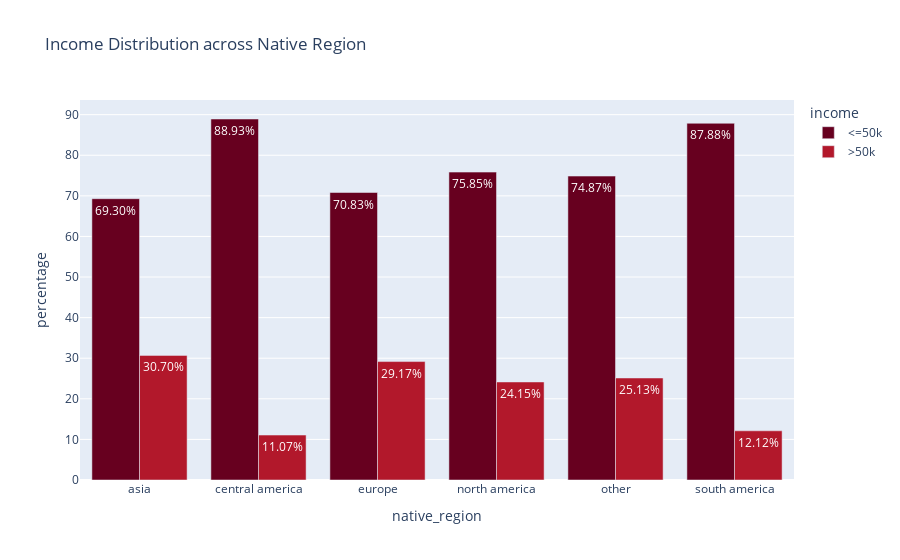

Here is the notebook cell this chart was saved with:
### Code cell
fig = px.bar(
    adult_df_income_native_region,
    x = 'native_region',
    y = 'percentage',
    color = 'income',
    title='Income Distribution across Native Region ',
    barmode='group',
    color_discrete_sequence=px.colors.sequential.RdBu,
    text='percentage'
)
fig.update_traces(texttemplate = '%{text:.2f}%')
fig.show()

### Figure 1 — Plotly figure (JSON) as saved in the notebook; plotly's stock layout.template omitted (floating-point values rounded to 4 significant figures)
{"data": [{"alignmentgroup": "True", "hovertemplate": "income=<=50k<br>native_region=%{x}<br>percentage=%{text}<extra></extra>", "legendgroup": "<=50k", "marker": {"color": "rgb(103,0,31)", "pattern": {"shape": ""}}, "name": "<=50k", "offsetgroup": "<=50k", "orientation": "v", "showlegend": true, "text": [69.3, 88.93, 70.83, 75.85, 74.87, 87.88], "textposition": "auto", "texttemplate": "%{text:.2f}%", "type": "bar", "x": ["asia", "central america", "europe", "north america", "other", "south america"], "xaxis": "x", "y": [69.3, 88.93, 70.83, 75.85, 74.87, 87.88], "yaxis": "y"}, {"alignmentgroup": "True", "hovertemplate": "income=>50k<br>native_region=%{x}<br>percentage=%{text}<extra></extra>", "legendgroup": ">50k", "marker": {"color": "rgb(178,24,43)", "pattern": {"shape": ""}}, "name": ">50k", "offsetgroup": ">50k", "orientation": "v", "showlegend": true, "text": [30.7, 11.07, 29.17, 24.15, 25.13, 12.12], "textposition": "auto", "texttemplate": "%{text:.2f}%", "type": "bar", "x": ["asia", "central america", "europe", "north america", "other", "south america"], "xaxis": "x", "y": [30.7, 11.07, 29.17, 24.15, 25.13, 12.12], "yaxis": "y"}], "layout": {"autosize": true, "barmode": "group", "legend": {"title": {"text": "income"}, "tracegroupgap": 0}, "title": {"text": "Income Distribution across Native Region "}, "xaxis": {"anchor": "y", "autorange": true, "domain": [0, 1], "range": [-0.5, 5.5], "title": {"text": "native_region"}, "type": "category"}, "yaxis": {"anchor": "x", "autorange": true, "domain": [0, 1], "range": [0, 93.61], "title": {"text": "percentage"}, "type": "linear"}}}
